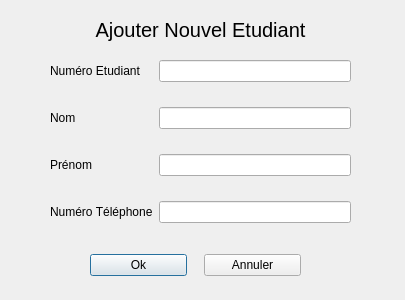
<?xml version="1.0" encoding="UTF-8"?>
<ui version="4.0">
 <class>addEtudiant</class>
 <widget class="QDialog" name="addEtudiant">
  <property name="geometry">
   <rect>
    <x>0</x>
    <y>0</y>
    <width>405</width>
    <height>300</height>
   </rect>
  </property>
  <property name="sizePolicy">
   <sizepolicy hsizetype="Expanding" vsizetype="Expanding">
    <horstretch>0</horstretch>
    <verstretch>0</verstretch>
   </sizepolicy>
  </property>
  <property name="windowTitle">
   <string>Dialog</string>
  </property>
  <widget class="QWidget" name="formLayoutWidget">
   <property name="geometry">
    <rect>
     <x>50</x>
     <y>60</y>
     <width>301</width>
     <height>181</height>
    </rect>
   </property>
   <layout class="QFormLayout" name="formLayout">
    <property name="verticalSpacing">
     <number>25</number>
    </property>
    <item row="0" column="0">
     <widget class="QLabel" name="label">
      <property name="text">
       <string>Numéro Etudiant</string>
      </property>
     </widget>
    </item>
    <item row="1" column="0">
     <widget class="QLabel" name="label_2">
      <property name="text">
       <string>Nom</string>
      </property>
     </widget>
    </item>
    <item row="2" column="0">
     <widget class="QLabel" name="label_3">
      <property name="text">
       <string>Prénom</string>
      </property>
     </widget>
    </item>
    <item row="3" column="0">
     <widget class="QLabel" name="label_4">
      <property name="text">
       <string>Numéro Téléphone</string>
      </property>
     </widget>
    </item>
    <item row="0" column="1">
     <widget class="CustomLineEdit" name="numEtInput">
      <property name="sizePolicy">
       <sizepolicy hsizetype="Expanding" vsizetype="Fixed">
        <horstretch>0</horstretch>
        <verstretch>0</verstretch>
       </sizepolicy>
      </property>
      <property name="placeholderText">
       <string/>
      </property>
     </widget>
    </item>
    <item row="1" column="1">
     <widget class="QLineEdit" name="nomEtInput"/>
    </item>
    <item row="2" column="1">
     <widget class="QLineEdit" name="prenomEtInput"/>
    </item>
    <item row="3" column="1">
     <widget class="CustomLineEdit" name="numTelInput"/>
    </item>
   </layout>
  </widget>
  <widget class="QLabel" name="label_5">
   <property name="geometry">
    <rect>
     <x>50</x>
     <y>9</y>
     <width>301</width>
     <height>41</height>
    </rect>
   </property>
   <property name="font">
    <font>
     <pointsize>15</pointsize>
    </font>
   </property>
   <property name="text">
    <string>Ajouter Nouvel Etudiant</string>
   </property>
   <property name="alignment">
    <set>Qt::AlignCenter</set>
   </property>
  </widget>
  <widget class="QWidget" name="horizontalLayoutWidget">
   <property name="geometry">
    <rect>
     <x>90</x>
     <y>250</y>
     <width>211</width>
     <height>31</height>
    </rect>
   </property>
   <layout class="QHBoxLayout" name="horizontalLayout">
    <property name="spacing">
     <number>17</number>
    </property>
    <item>
     <widget class="QPushButton" name="OkButton">
      <property name="text">
       <string>Ok</string>
      </property>
     </widget>
    </item>
    <item>
     <widget class="QPushButton" name="CancelButton">
      <property name="text">
       <string>Annuler</string>
      </property>
     </widget>
    </item>
   </layout>
  </widget>
 </widget>
 <customwidgets>
  <customwidget>
   <class>CustomLineEdit</class>
   <extends>QLineEdit</extends>
   <header location="global">customLineEdit.h</header>
  </customwidget>
 </customwidgets>
 <resources/>
 <connections/>
</ui>
